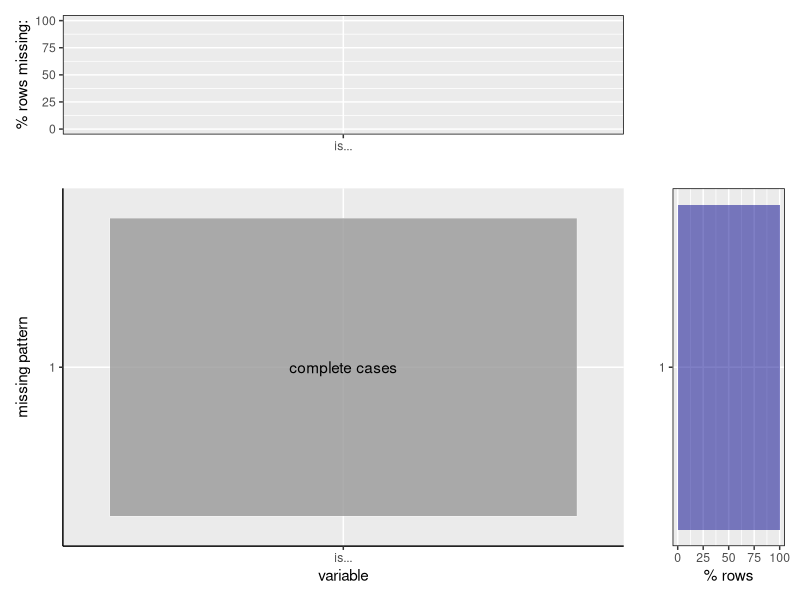

Write R code to recreate this figure. (Note: this script raises an error after producing the figure.)
## ---- chunk 1
knitr::opts_chunk$set(
  echo = FALSE,
  message = FALSE,
  warning = FALSE
)
## ---- chunk 2
knitr::opts_chunk$set(
  echo = FALSE,
  message = FALSE,
  warning = FALSE
)
## ---- chunk 3
knitr::opts_chunk$set(
  echo = FALSE,
  message = FALSE,
  warning = FALSE
)
## ---- chunk 4
library(tidyverse)
library(patchwork)
library(reshape2)
## ---- chunk 5
# Load data
# names <- read.table(file = 'sources/names.tsv', sep = '\t', header = TRUE, fill = TRUE)
# names[names == "\\N"] <- NA
## ---- chunk 6
# cp = 0 for counts, 1 for percents
missing_plots <- function(data, percent = FALSE) {
  
  # Get missing patterns
  missing_patterns <- data.frame(is.na(data)) %>%
    group_by_all() %>%
    count(name = "count", sort = TRUE) %>%
    ungroup()
  
 # missing_patterns
  new_missing_patterns <- as.matrix(
    missing_patterns[1:(length(missing_patterns)-1)])
  melted <- melt(new_missing_patterns)
  a <- apply(missing_patterns[1:(length(missing_patterns)-1)], 
             1, function(y)length(y[y == TRUE]))
  a_x <- which(a == 0)
  
  # missing_patterns2
  missing_patterns2 <- missing_patterns[1:(length(missing_patterns)-1)]
  
  missing_patterns2 <- missing_patterns2 %>% 
      rownames_to_column("id") %>% 
      gather(key, value, -id) %>% 
      mutate(missing = ifelse(value == 1, "yes", "no"))
  
  missing_patterns2 <- missing_patterns2 %>% 
    mutate(missing2 = ifelse(missing == "yes", 2, 1))
  
  missing_patterns3 <- missing_patterns2 %>% 
      mutate(missing2 = ifelse(id == a_x, 0, missing2))

  #Plot Upper Side
  freq <- c()
  value <- unique(melted$Var2)
  
  if (length(apply(new_missing_patterns, 2, function(y) which(y == TRUE))) == 0){
    freq <- rep(0, length(value))
  } else {
    for (i in apply(new_missing_patterns, 2, function(y) which(y == TRUE))){
      sum <- 0
      for (j in i){
        sum <- sum + missing_patterns$count[j]
        
      }
      freq <- c(freq, sum)
    }
  }
  
  if (percent) {
    total = sum(missing_patterns$count)
    freq <- (freq/total)*100
    
    demo <- data.frame(value, freq)
    col <- ggplot(demo, aes(x = reorder(value, -freq), freq)) +
      geom_bar(stat = 'identity', fill = "blue", alpha = 0.6) +
      scale_x_discrete(label=function(x) abbreviate(x, minlength = 5)) +
      ylim(0, 100) +
      xlab("") +
      ylab("% rows missing:") +
      theme(panel.border = element_rect(color = "black", fill = NA, size = 0.5))
    
  } else {
    demo <- data.frame(value, freq)
    col <- ggplot(demo, aes(x = reorder(value, -freq), freq)) +
      geom_bar(stat = 'identity', fill = "blue", alpha = 0.6) +
      scale_x_discrete(label=function(x) abbreviate(x, minlength = 5)) +
      xlab("") +
      ylab("num rows missing:") +
      theme(panel.border = element_rect(color = "black", fill = NA, size = 0.5))
  } 
  
  temp_x <- length(unique(missing_patterns3$key)) / 2 + 0.5
  temp_y <- nrow(missing_patterns) - a_x + 1
  
  temp_f = levels((reorder(value, -freq)))
  missing_patterns3$key <- fct_relevel(missing_patterns3$key, temp_f)

  # main plot
  main <- ggplot(missing_patterns3, aes(x = key, y = fct_rev(fct_reorder(id,as.integer(id))), fill = as.factor(missing2))) +
    geom_tile(color="white", alpha = 0.8) +
    scale_x_discrete(label=function(x) abbreviate(x, minlength = 5)) +
    scale_fill_manual(values=c("gray60","gray80","mediumpurple1")) +
    xlab("variable") +
    ylab("missing pattern") +
    annotate("text",x = temp_x, y = temp_y, label= "complete cases", fontface = 1, color="black") +
    theme(legend.position="none", axis.line = element_line(colour = "black"))

  # Plot Right Side
  A_x <- length(unique((melted$Var1)))
  area.color <- replicate(A_x, "blue")
  area.color[a_x] <- "darkblue"
  
  if (percent) {
    total = sum(missing_patterns$count)
    rowy <- (missing_patterns$count/total)*100
    
    row <- ggplot(missing_patterns, aes(x = unique(melted$Var1), y = rowy)) +
      geom_bar(stat = "identity", fill = area.color, alpha = 0.5) +
      coord_flip() +
      scale_x_reverse(breaks = seq(0,A_x,1)) +
      ylim(0, 100) +
      xlab("") +
      ylab("% rows") +
      theme(panel.border = element_rect(color = "black", fill = NA, size = 0.5))
  } else {
    row <- ggplot(missing_patterns, aes(x = unique(melted$Var1), y = count)) +
      geom_bar(stat = "identity", fill = area.color, alpha = 0.5) +
      coord_flip() +
      scale_x_reverse(breaks = seq(0,A_x,1)) +
      xlab("") +
      ylab("row count") +
      theme(panel.border = element_rect(color = "black", fill = NA, size = 0.5))
  }

  final_plot <- col + plot_spacer() + main + row + plot_layout(ncol = 2,widths = c(5, 1),heights = c(1, 3))
  final_plot
}
## ---- chunk 7

missing_plots(names, percent = TRUE)
missing_plots(basics, percent = TRUE)
missing_plots(crew, percent = TRUE)
missing_plots(ratings, percent = TRUE)
## ---- chunk 8
knitr::opts_chunk$set(
  echo = FALSE,
  message = FALSE,
  warning = FALSE
)
## ---- chunk 9
knitr::opts_chunk$set(
  echo = FALSE,
  message = FALSE,
  warning = FALSE
)
